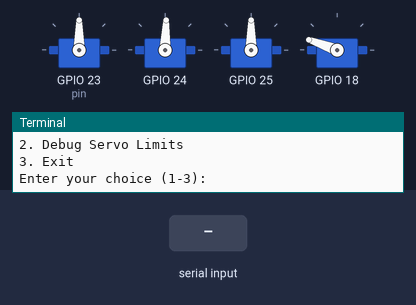
Bench run of a program on a simulated Raspberry Pi (BCM pin numbers). Shown: 4 × servo, the last lines printed to the terminal. The test bench sets the inputs (shaded band). Random numbers come from a fixed seed; servo angles are drawn from the pulse width (0.5 ms = 0°, 2.5 ms = 180°); the clock reads 2024-03-15 10:24:30 at power-on unless the program sets it.

Above: at 1.2 s.
1.3 s: "1" typed at the terminal, then Enter
At 5.5 s:
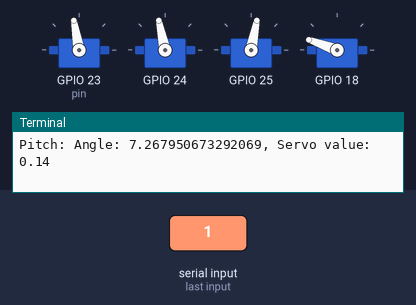
At 7.43 s:
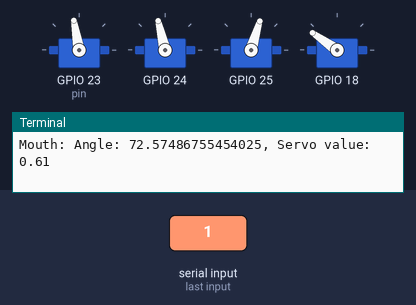
Timing chart, 0 to 22.2 s (numbered marks = the images above; inputs shaded):
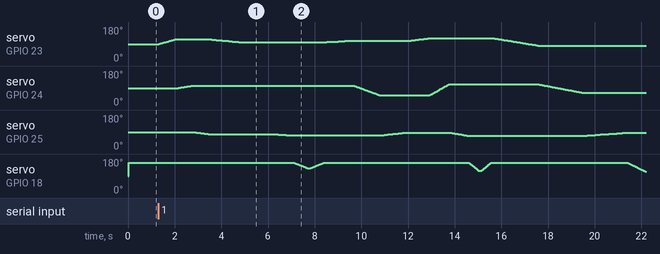

The program:

servo_test.py
```python
import random
import time
from gpiozero import Servo
from gpiozero.pins.pigpio import PiGPIOFactory

# Use PiGPIO for hardware PWM (smoother servo control)
factory = PiGPIOFactory()

# Servo configurations with angle limits
servo_configs = {
    'Base':  {'pin': 23, 'range': (-34, 34), 'rest': 0},
    'Pitch': {'pin': 24, 'range': (-20, 15), 'rest': 0},
    'Tilt':  {'pin': 25, 'range': (-11, 11), 'rest': 0},
    'Mouth': {'pin': 18, 'range': (45, 80), 'rest': 80}  # Rest position is closed (80 degrees)
}

# Create Servo objects
servos = {}
for name, config in servo_configs.items():
    servos[name] = Servo(config['pin'], min_pulse_width=0.5/1000, max_pulse_width=2.5/1000, pin_factory=factory)

def set_servo_angle(servo_name, angle, check_safety=True):
    config = servo_configs[servo_name]
    min_angle, max_angle = config['range']

    # Clamp the angle to the defined limits
    clamped_angle = max(min_angle, min(angle, max_angle))

    # Safety check for Pitch servo
    if check_safety and servo_name == 'Pitch':
        clamped_angle = check_pitch_safety(clamped_angle)

    # Convert the clamped angle to gpiozero's -1 to 1 range
    if servo_name == 'Mouth':
        value = (clamped_angle - 45) / (80 - 45) * 0.78  # Maps 45 to 0 and 80 to 0.78
    elif servo_name == 'Pitch':
        value = (clamped_angle - (-20)) / (15 - (-20)) * (0.3 - (-0.44)) + (-0.44)
    elif servo_name == 'Tilt':
        value = clamped_angle / 11 * 0.24  # Maps -11 to -0.24 and 11 to 0.24
    elif servo_name == 'Base':
        value = clamped_angle / 34 * 0.38  # Maps -34 to -0.38 and 34 to 0.38
    else:
        value = (clamped_angle - min_angle) / (max_angle - min_angle) * 2 - 1

    servos[servo_name].value = value

    print(f"{servo_name}: Angle: {clamped_angle}, Servo value: {value:.2f}")

def check_pitch_safety(pitch_angle):
    mouth_angle = get_current_angle('Mouth')
    if mouth_angle is None:  # Mouth servo is deactivated
        return pitch_angle  # No safety check needed if mouth is deactivated

    mouth_midpoint = (servo_configs['Mouth']['range'][0] + servo_configs['Mouth']['range'][1]) / 2

    if mouth_angle < mouth_midpoint:
        # Mouth is more than halfway open
        safe_pitch = max(pitch_angle, 0)  # Prevent forward tilt
        if safe_pitch != pitch_angle:
            print("Safety constraint: Limiting forward tilt due to open mouth.")
        return safe_pitch
    return pitch_angle

def get_current_angle(servo_name):
    servo = servos[servo_name]
    if servo.value is None:
        return None  # Servo is deactivated

    config = servo_configs[servo_name]
    min_angle, max_angle = config['range']

    if servo_name == 'Mouth':
        return servo.value / 0.78 * (80 - 45) + 45
    elif servo_name == 'Pitch':
        return (servo.value - (-0.44)) / (0.3 - (-0.44)) * (15 - (-20)) + (-20)
    elif servo_name == 'Tilt':
        return servo.value / 0.24 * 11
    elif servo_name == 'Base':
        return servo.value / 0.38 * 34
    else:
        return (servo.value + 1) / 2 * (max_angle - min_angle) + min_angle

def reset_servo(servo_name):
    rest_position = servo_configs[servo_name]['rest']
    set_servo_angle(servo_name, rest_position)
    time.sleep(0.5)
    print(f"{servo_name} reset to rest position: {rest_position} degrees")

def reset_all_servos():
    for servo_name in servos:
        reset_servo(servo_name)

def deactivate_all_servos():
    for servo in servos.values():
        servo.value = None
    print("All servos deactivated.")

def activate_all_servos():
    for name, servo in servos.items():
        set_servo_angle(name, servo_configs[name]['rest'])
    print("All servos activated and reset to rest positions.")

def move_to_angle(servo_name, target_angle, duration):
    start_angle = get_current_angle(servo_name)
    start_time = time.time()
    while time.time() - start_time < duration:
        elapsed = time.time() - start_time
        progress = elapsed / duration
        current_angle = start_angle + (target_angle - start_angle) * progress
        set_servo_angle(servo_name, current_angle)
        time.sleep(0.02)  # 50Hz update rate

def random_head_movement(duration):
    base_angle = random.uniform(-34, 34)
    pitch_angle = random.uniform(-20, 15)
    tilt_angle = random.uniform(-11, 11)

    move_to_angle('Base', base_angle, duration)
    move_to_angle('Pitch', pitch_angle, duration)
    move_to_angle('Tilt', tilt_angle, duration)

def random_mouth_movement(duration):
    open_angle = random.uniform(45, 70)  # Open mouth to a random position
    move_to_angle('Mouth', open_angle, duration / 2)  # Open mouth
    time.sleep(0.1)  # Short pause
    move_to_angle('Mouth', 80, duration / 2)  # Close mouth

def demo_animation():
    print("Starting demo animation. Press Ctrl+C to stop.")
    try:
        while True:
            # Activate servos and ensure they're at rest positions
            activate_all_servos()

            # Run animation for about a minute
            start_time = time.time()
            while time.time() - start_time < 60:
                movement_duration = random.uniform(0.5, 2.0)
                random_head_movement(movement_duration)

                # 30% chance to move mouth
                if random.random() < 0.3:
                    random_mouth_movement(movement_duration)

                time.sleep(0.1)  # Small pause between movements

            # Reset to rest positions
            reset_all_servos()

            # Deactivate servos to power them down
            deactivate_all_servos()

            # Pause for a minute
            print("Pausing animation for 60 seconds...")
            time.sleep(60)

    except KeyboardInterrupt:
        print("Demo animation stopped.")
    finally:
        activate_all_servos()  # Ensure servos are active before resetting
        reset_all_servos()
        deactivate_all_servos()

def debug_servo_limits(servo_name):
    print(f"\nTesting {servo_name} limits:")
    config = servo_configs[servo_name]
    min_angle, max_angle = config['range']

    current_angle = config['rest']  # Start at rest position
    set_servo_angle(servo_name, current_angle)
    print(f"Starting at rest position: {current_angle} degrees")

    while True:
        action = input("Enter '+' to increase by 1 degree, '-' to decrease by 1 degree, 'r' to reset, or 'q' to quit: ").strip().lower()

        if action == '+':
            current_angle = min(current_angle + 1, max_angle)
        elif action == '-':
            current_angle = max(current_angle - 1, min_angle)
        elif action == 'r':
            current_angle = config['rest']
        elif action == 'q':
            break
        else:
            print("Invalid input. Please try again.")
            continue

        set_servo_angle(servo_name, current_angle)
        time.sleep(0.5)

    # Return to rest position before exiting
    reset_servo(servo_name)

def main_menu():
    while True:
        print("\nMain Menu:")
        print("1. Run Demo Animation")
        print("2. Debug Servo Limits")
        print("3. Exit")
        choice = input("Enter your choice (1-3): ").strip()

        if choice == '1':
            demo_animation()
        elif choice == '2':
            print("\nAvailable servos:")
            for i, name in enumerate(servo_configs.keys(), 1):
                print(f"{i}. {name}")
            servo_choice = input("Enter the number of the servo to debug: ").strip()
            try:
                index = int(servo_choice) - 1
                servo_name = list(servo_configs.keys())[index]
                activate_all_servos()  # Ensure servos are attached before debugging
                debug_servo_limits(servo_name)
                deactivate_all_servos()  # Detach after debugging
            except (ValueError, IndexError):
                print("Invalid choice. Returning to main menu.")
        elif choice == '3':
            print("Exiting program.")
            break
        else:
            print("Invalid choice. Please try again.")

if __name__ == "__main__":
    try:
        activate_all_servos()  # Ensure all servos are activated and at rest position at start
        main_menu()
    except KeyboardInterrupt:
        print("Program stopped by user")
    finally:
        activate_all_servos()  # Ensure servos are active before final reset
        reset_all_servos()  # Ensure all servos return to rest position
        deactivate_all_servos()  # Deactivate all servos before exiting
        for servo in servos.values():
            servo.close()
```
